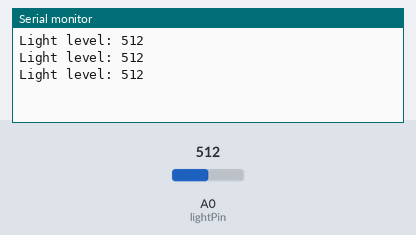
A sketch run on a simulated Arduino Mega 2560, built with avr-gcc and run on an emulated ATmega2560. Shown: the last lines printed to the serial monitor. The inputs (shaded band) are chosen by the test bench; at power-on: A0 (lightPin) = 512.

Above: at 1.3 s.
1.4 s: A0 (lightPin) set to 716
At 1.9 s:
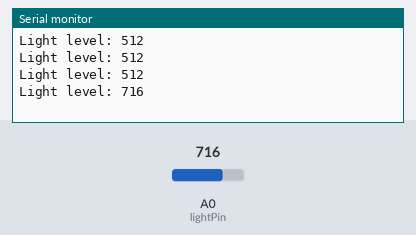
2.9 s: A0 (lightPin) set to 900
At 3.4 s:
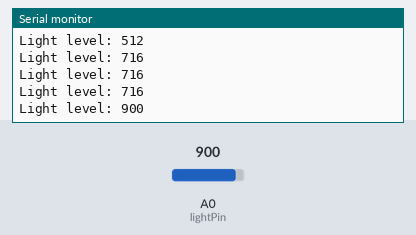
Timing chart, 0 to 5.9 s (numbered marks = the images above; inputs shaded):
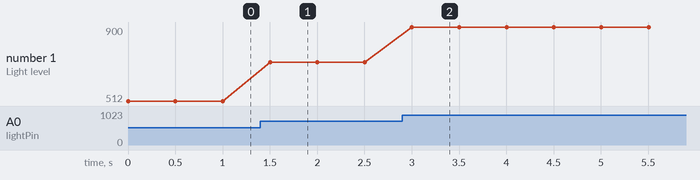

The sketch:

photoresistor_test.ino
```cpp
/**
 * Benjamin Momoh, 2026
 * Environment Monitor Project
 * Photoresistor Test File
 *
 * Verifies the Arduino Mega2560 board, drivers, and IDE toolchain are
 * working correctly by blinking the onboard LED (pin 13).
 * No external wiring required.
 * Turns on an LED on for one second,
 * then off for one second, repeatedly.
 *
 * Reads ambient light level from a photoresistor wired as a voltage
 * divider with a 1kOhm resistor, and prints the raw analog value
 * (0-1023) to the Serial Monitor.
 *
 * Wiring:
 * Photoresistor: one leg -> 5V, other leg -> A0 + 1kOhm resistor
 * 1kOhm resistor: other leg -> GND
 */

int lightPin = A0;

void setup() {
  Serial.begin(9600);
}

void loop() {
  int reading = analogRead(lightPin);
  Serial.print("Light level: ");
  Serial.println(reading);
  delay(500);
}
```

Measured:
- after the input at 1.4 s, the serial monitor: prints a new line after 0.10 s (image 1)
- after the input at 2.9 s, the serial monitor: prints a new line after 0.10 s (image 2)
- plotted number 1: 512 → 716 after the input at 1.4 s, 716 → 900 after the input at 2.9 s
